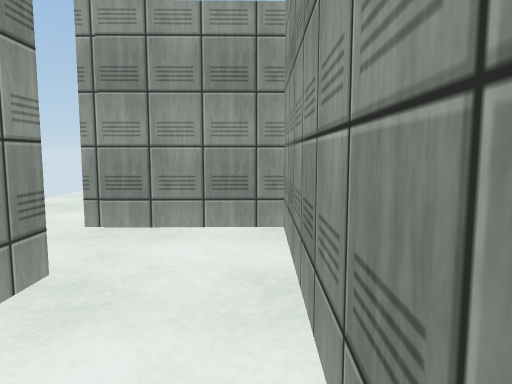
[1] (above)

16 first-person views from a walk through a scene from a Unity 3-D project. The camera is 1.4 m above the floor, tilts 6° down and sees 70° across. The floor is counted in squares, 1 m on a side. Each view is taken from the middle of a square. On the plan, view 1 faces up. The plan holds only what a view shows up to about 16 squares ahead; the rest is blank. The player is left out. Surface patterns are stand-ins for the level's own textures.

[2]
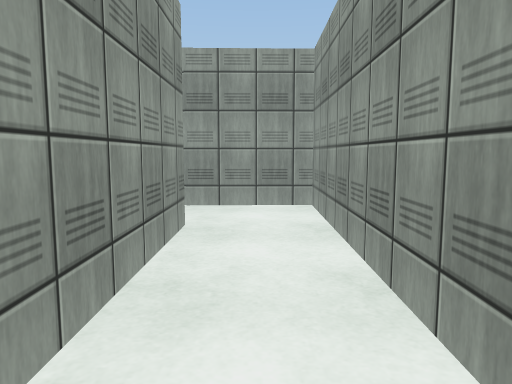

[3]
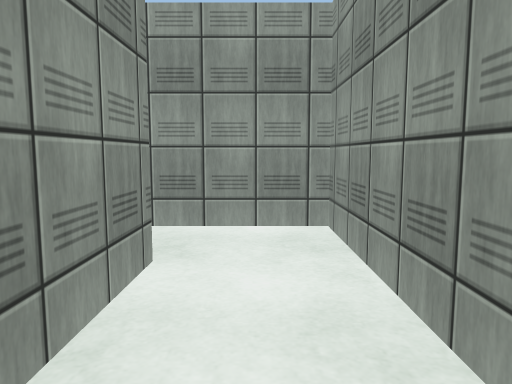

[4]
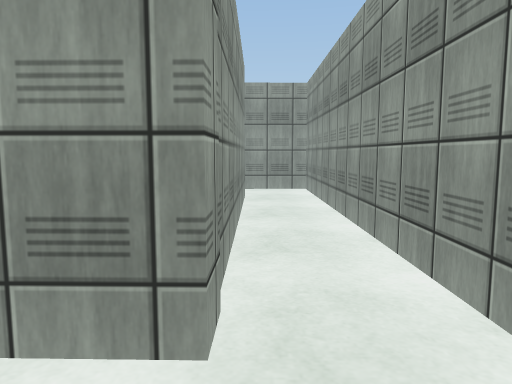

[5]
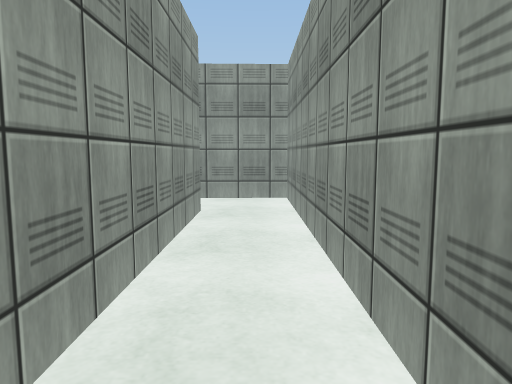

[6]
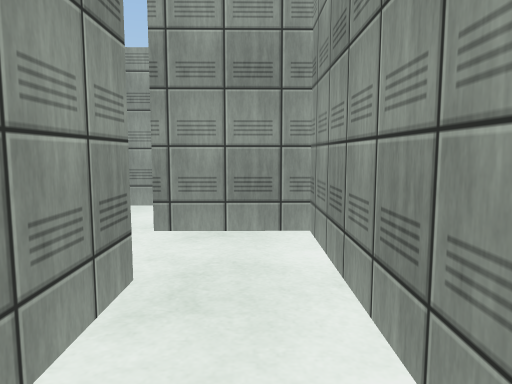

[7]
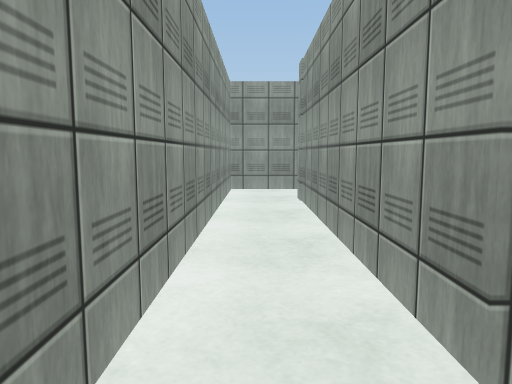

[8]
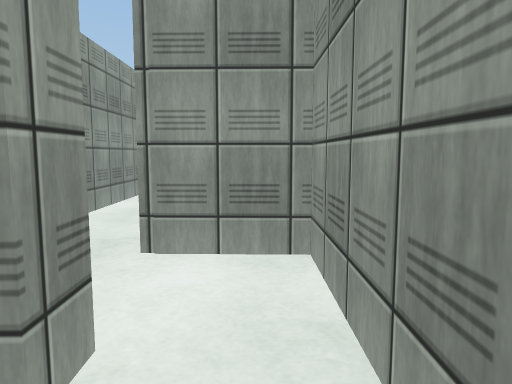

[9]
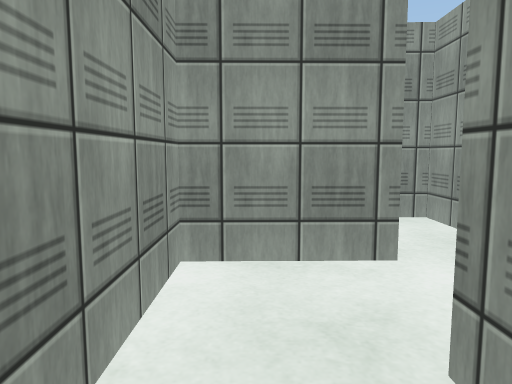

[10]
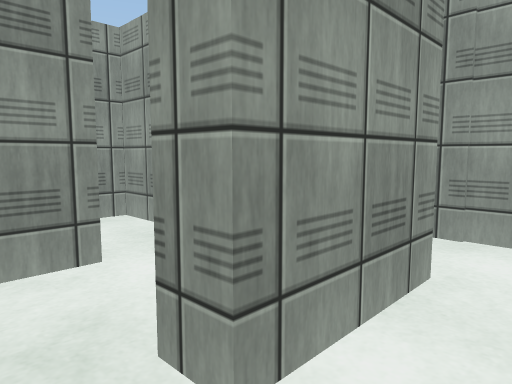

[11]
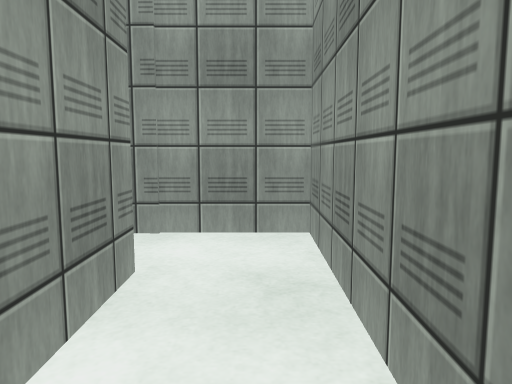

[12]
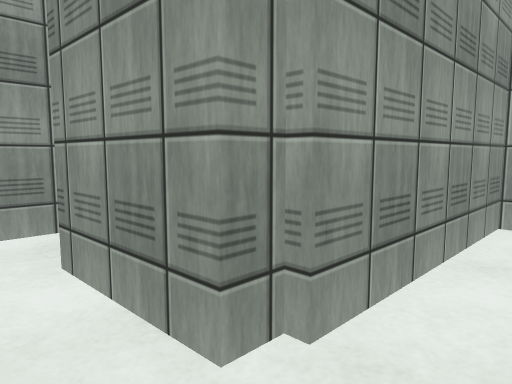

[13]
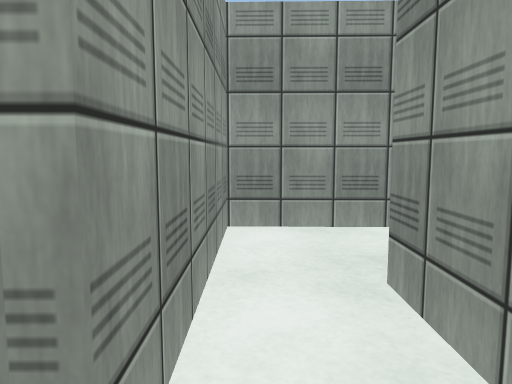

[14]
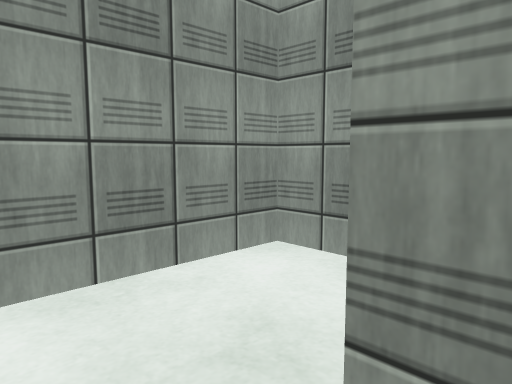

[15]
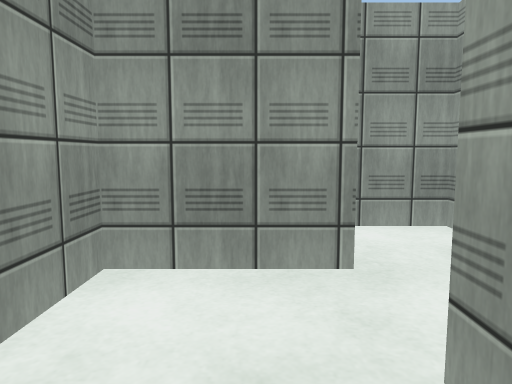

[16]
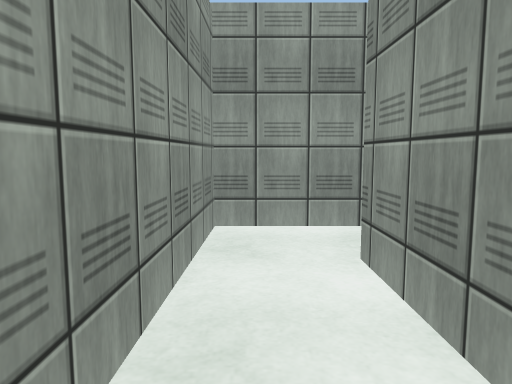

### Floor plan
Points are (right, up) in squares from view 1. A wall is a line through its corners. A room is listed if a view was taken in it or the views show most of it. See-through windows are left out.
Room 1 (views 1, 2, 3, 4, 5, 6, 7)
walls: (-2.4, 4.1) (-2.4, -4) (12.6, -4) (12.5, -1.1); (10, -1.6) (0.4, -1.6) (0.5, 6.9) (-2.4, 6.8)
ways out: opening at (11.5, -2) to room 4; opening at (-3, 5.5)
Room 2 (view 8)
walls: (13.3, -1.1) (13.4, -4) (15.6, -4); (15.8, -0.3) (15.8, 0.4)
ways out: opening at (16, -2.5) to room 3; opening at (13, -0.5) to room 4
Room 3 (views 9, 10, 11, 12, 13, 14, 15, 16)
walls: (15.9, 1.2) (16.6, 1.2) (16.6, -1.6) (15.8, -1.6); (13.2, 6.3) (10.1, 6.3) (10, 1.4) (16, 1.5); (15.6, -4) (18.8, -4) (19, 3.4) (13.2, 3.4) (13.2, 4.1)
ways out: opening at (16, -2.5) to room 2; opening at (14.5, 6.5)
Room 4 (no view inside)
walls: (12.5, -1.1) (13.3, -1.1); (14, 0.8) (10, 0.8) (10, -1.6)
ways out: opening at (11.5, -2) to room 1; opening at (13, -0.5) to room 2

Where each view was taken, in squares from view 1:
view 1: 0 up, 0 right, facing up
view 2: 3 down, 1 left, facing up
view 3: 3 up, 1 left, facing down
view 4: 2 down, 2 left, facing right
view 5: 3 down, 1 right, facing right
view 6: 3 down, 6 right, facing right
view 7: 3 down, 12 right, facing left
view 8: 0 up, 15 right, facing left
view 9: 3 down, 18 right, facing left
view 10: 3 down, 18 right, facing up-left
view 11: 3 down, 18 right, facing up
view 12: 3 up, 18 right, facing down-left
view 13: 2 up, 17 right, facing left
view 14: 2 up, 14 right, facing up-left
view 15: 2 up, 12 right, facing up
view 16: 3 up, 18 right, facing down
